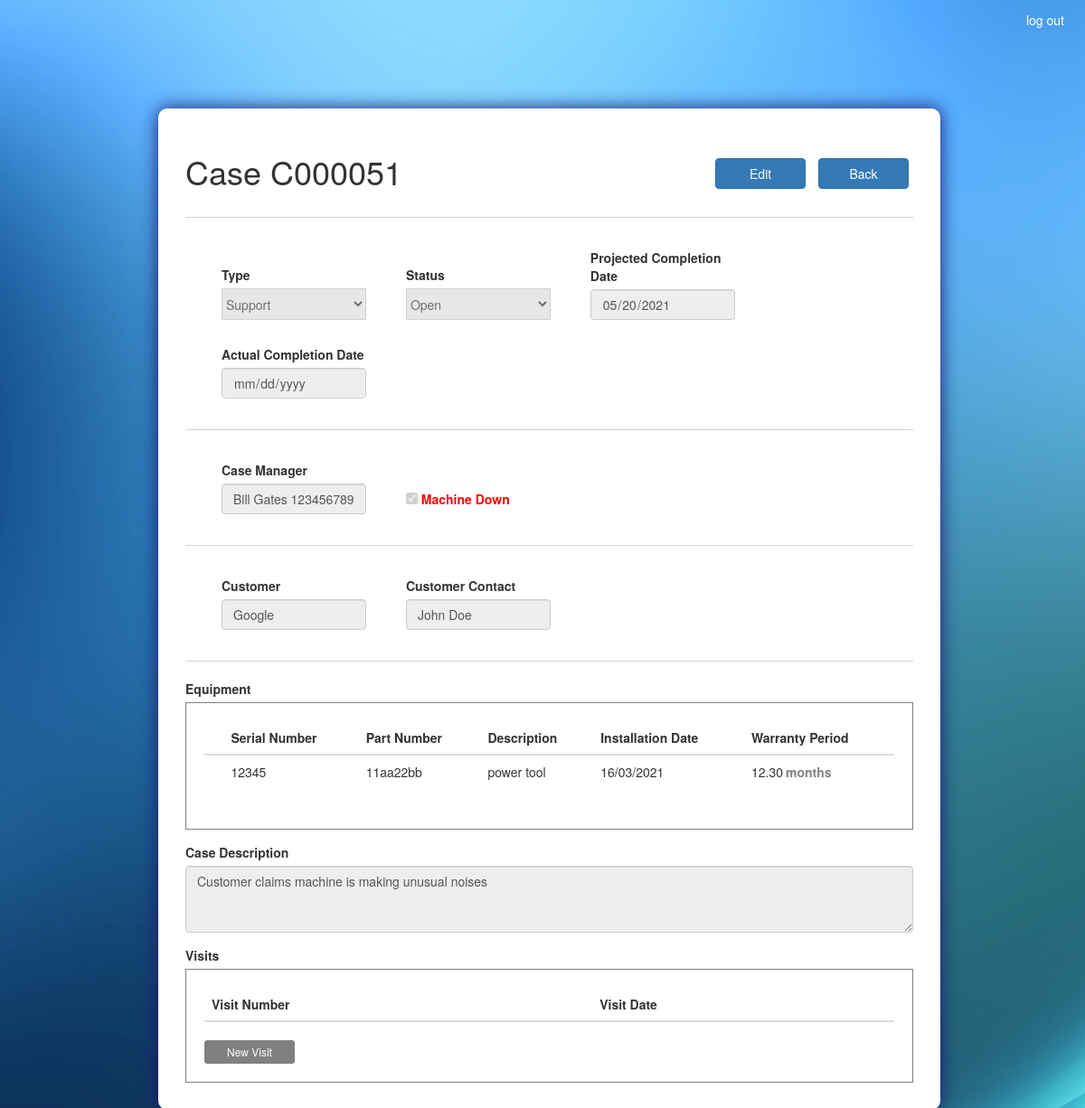
Page /case/C000051/ (signed in) on the earlier database version.
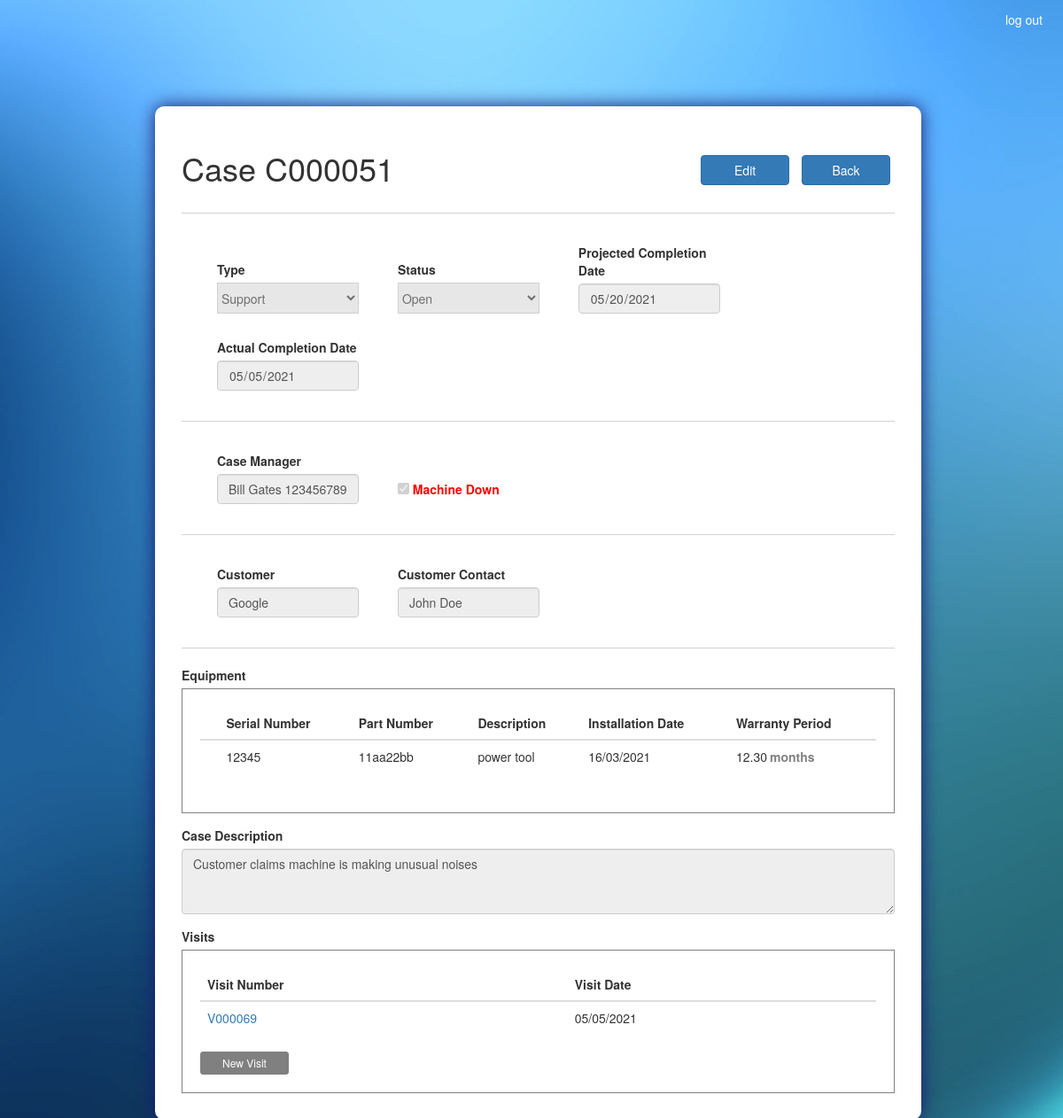
Same page on the later database version.
### ASISupport_app/models.py (models this page shows, shortened)
class Equipment(models.Model):
	equip_sn 				= models.CharField(max_length=100, primary_key=True)
	equip_pn 				= models.CharField(max_length=100)
	equip_description 		= models.TextField()
	installation_date 		= models.DateTimeField()
	warranty 				= models.DecimalField(max_digits=20, decimal_places=2) #in months
	def __str__(self):
		return self.equip_sn

class Case(models.Model):
	TYPES = (
		('Support', 'Support'),
		('Training', 'Training'),
		('Maintenance', 'Maintenance'),
		('installation','Installation')
	)
	STATUSES = (
		('Open', 'Open'),
		('Resolved', 'Resolved'),
		('Closed', 'Closed'),
		('On Hold','On Hold'),
		('Cancelled','Cancelled')
	)
	case_num 				= models.CharField(max_length=100, primary_key=True)
	case_type 				= models.CharField(max_length=100, choices=TYPES)
	status 					= models.CharField(max_length=100, choices=STATUSES)
	create_date 			= models.DateTimeField(default=timezone.now)
	target_date 			= models.DateField()
	actual_date 			= models.DateField(blank=True, null=True)
	case_manager 			= models.ForeignKey(Employee, on_delete=models.CASCADE)
	machine_down 			= models.BooleanField(default=False)
	customer 				= models.ForeignKey(Customer, on_delete=models.CASCADE)
	customer_contact 		= models.CharField(max_length=100)
	case_description 		= models.TextField()
	cancellation_reason 	= models.TextField(blank=True, null=True)
	on_hold_reason 			= models.TextField(blank=True, null=True)

class Employee(models.Model):
	employee_id 			= models.CharField(max_length=100, primary_key=True)
	first_name 				= models.CharField(max_length=100)
	last_name 				= models.CharField(max_length=100)
	def __str__(self):
		return f'{self.first_name} {self.last_name} {self.employee_id}'

class Customer(models.Model):
	customer_name 			= models.CharField(max_length=100, primary_key=True)
	def __str__(self):
		return self.customer_name

class Visit(models.Model):
	visit_num 				= models.CharField(max_length=100, primary_key=True)
	case_num 				= models.ForeignKey(Case, on_delete=models.CASCADE)
	create_date 			= models.DateTimeField(default=timezone.now)
	visit_date 				= models.DateTimeField(default = timezone.now)
	engineer 				= models.ForeignKey(Employee, on_delete=models.CASCADE)
	customer 				= models.ForeignKey(Customer, on_delete=models.CASCADE)
	customer_contact 		= models.CharField(max_length=100)
	remote 					=  models.BooleanField(default=False)
	visit_start 			= models.TimeField()
	visit_end 				= models.TimeField()
	travel_hours 			= models.DecimalField(max_digits=20, decimal_places=2, default=0.00)
	num_of_engineers 		= models.IntegerField(blank=True, null=True, default=1)
	visit_summary 			= models.TextField()

### ASISupport_app/views.py (the view, shortened to what this page needs)
# urls.py: path('case/<id>/', views.case_view, name = 'view_case'),
@login_required(login_url='/accounts/login/')
def case_view(request, id):
	state = 'view'
	if request.method == 'POST' and 'back_btn' in request.POST:
		return redirect('ASISupport_app:dashboard')
	case = Case.objects.get(case_num=id)
	visits = Visit.objects.filter(case_num=id)
	case_equipment = CaseEquipment.objects.filter(case_num=id)
	case_equipment_sn_lst = [ce.equip_sn for ce in case_equipment]
	filtered_case_equipment = Equipment.objects.filter(equip_sn__in=case_equipment_sn_lst)
	equipment = Equipment.objects.all()
	equip_sn_lst = [equip.equip_sn for equip in equipment]
	equip_pn_lst = [equip.equip_pn for equip in equipment]
	equip_description_lst = [equip.equip_description for equip in equipment]
	equip_property_lst = [{'sn':equip.equip_sn,
						 'pn':equip.equip_pn,
						 'description':equip.equip_description,
						 'date':str(datetime.strptime(str(equip.installation_date)[:19],'%Y-%m-%d %H:%M:%S').strftime('%d/%m/%Y %H:%M:%S')),
						 'warranty':str(equip.warranty)} for equip in equipment]
	types = Case.TYPES
	employees = Employee.objects.all()
	customers = Customer.objects.all()
	''' roles '''
	groups = list(request.user.groups.values_list('name',flat = True))
	''' status list by roles '''
	statuses = []
	if ('Secretary' in groups):
		statuses.extend((
						('Closed', 'Closed'),
						))
	if ('Manager' in groups):
		statuses.extend(Case.STATUSES)
	statuses = list(set(statuses))
	''' restrict permits '''
	permit_edit = ('Manager' in groups) or ('Support' in groups and case.status not in ['Resolved','Closed','Cancelled']) or ('Secretary' in groups and case.status in ['Resolved'])
	edit = False
	permit_type = False
	permit_status = False
	permit_target_date = False
	permit_actual_date = False
	permit_on_hold_reason = False
	permit_cancellation_reason = False
	permit_case_manager = False
	permit_machine_down = False
	permit_customer = False
	permit_customer_contact = False
	permit_description = False
	permit_equipment_delete = False
	permit_equipment_add = False
	return render(request, 'ASISupport_app/case.html', locals())

### templates/ASISupport_app/case.html (shortened to what the changed rows need)
<!DOCTYPE html>
{% extends "ASISupport_app/base.html" %}
{% load static %}
{% block head_block %}
	<link rel="stylesheet" type="text/css" href="{% static 'css/case.css' %}">
{% endblock %}
{% block body_block %}
	<section class="col-sm-1 col-sm-10 col-sm-1">
		{% if state == 'view' %}
			<form class="form-container" action="{% url 'ASISupport_app:view_case' case.case_num %}" method="POST" id="view_case_form" autocomplete="off">
				<h1 class="inline_it">Case {{ case.case_num }}</h1>
				<div class="action_btn">
					{% if permit_edit and not edit %}
						<button type="submit" name="edit_btn" class="btn btn-primary">Edit</button>
					{% endif %}
					<button type="submit" name="back_btn" class="btn btn-primary" formnovalidate>Back</button>
				</div>
				<hr class="solid">
				<div class="inline_it inline_spacing">
					<div>
						<label for="type">Type</label>
					</div>
					{% if not permit_type %}
						<select class="form-select select_bar" disabled>
							<option selected>{{ case.case_type }}</option>
						</select>
					{% endif %}
				</div>
				<div class="inline_it inline_spacing">
					<div>
						<label for="status">Status</label>
					</div>
					{% if not permit_status %}
						<select class="form-select select_bar" disabled>
							<option selected>{{ case.status }}</option>
						</select>
					 {% endif %}
				</div>
				<div class="inline_it inline_spacing">
					<div>
						<label class="date_bar" for="projected_date">Projected Completion Date</label>
					</div>
					<input class="form-control datepicker date_bar" {% if permit_target_date %} name="projected_date" {% endif %} type="date" value="{{ case.target_date|date:'Y-m-d' }}" {% if not permit_target_date %} readonly {% endif %} required>
				</div>
				<div class="inline_it inline_spacing last_row_object">
					<div>
						<label for="actual_date">Actual Completion Date</label>
					</div>
					<input class="form-control datepicker date_bar" {% if permit_actual_date %} name="actual_date" {% endif %} type="date" value="{{ case.actual_date|date:'Y-m-d' }}" {% if not permit_actual_date %} readonly {% endif %}>
				</div>
				<hr class="solid"  id="first_solid">
				<div class="inline_it inline_spacing">
					<div>
						<label for="case_manager">Case Manager</label>
					</div>
					{% if not permit_case_manager %}
						<input class="form-control text_bar" type="text" value="{{ case.case_manager }}" readonly>
					{% endif %}
				</div>
				<div class="form-check inline_it inline_spacing machine_down_cb last_row_object">
					<input type="checkbox" {% if permit_machine_down %} name="machine_down" {% endif %} {% if case.machine_down %} checked {% endif %} {% if not permit_machine_down %} disabled {% endif %}>
					<label for="machine_down">Machine Down</label>
				</div>
				<hr class="solid">
				<div class="inline_it inline_spacing">
					<div>
						<label for="customer">Customer</label>
					</div>
					{% if not permit_customer %}
						<input class="form-control text_bar" type="text" value="{{ case.customer }}" readonly>
					{% endif %}
				</div>
				<div class="inline_it inline_spacing last_row_object">
					<div>
						<label for="customer_contact">Customer Contact</label>
					</div>
					<input class="form-control text_bar" {% if permit_customer_contact %} name="customer_contact" {% endif %} type="text" value="{{ case.customer_contact }}" {% if not permit_customer_contact %} readonly {% endif %} required>
				</div>
				<hr class="solid">
				<div>
					<label>Equipment</label>
					<div class="object_table">
						<table class="table table-hover" id="equipment_tbl">
							<thead>
								<tr>
									<th scope="col"></th>
									<th scope="col">Serial Number</th>
						    		<th scope="col">Part Number</th>
						    		<th scope="col">Description</th>
						    		<th scope="col">Installation Date</th>
						    		<th scope="col">Warranty Period</th>
						    	</tr>
							</thead>
							{% if not permit_equipment_delete and not permit_equipment_add %}
								<tbody>
									{% for equip in filtered_case_equipment %}
											<tr>
												<td></td>
												<td>{{ equip.equip_sn }}</td>
												<td>{{ equip.equip_pn }}</td>
												<td>{{ equip.equip_description }}</td>
												<td>{{ equip.installation_date|date:'d/m/Y' }}</td>
												<td>{{ equip.warranty }}<label>months</label></td>
											</tr>
									{% endfor %}
								</tbody>
							{% endif %}
						</table>
					</div>
				</div>
				<div class="form-group description_bar">
					<label for="case_description">Case Description</label>
					<textarea class="form-control" {% if permit_description %} name="case_description" {% endif %} rows="3" {% if not permit_description %} readonly {% endif %} required>{{ case.case_description }}</textarea>
				</div>
				<div>
					<label>Visits</label>
					<div class="object_table">
						<table class="table table-hover">
							<thead>
								<tr>
						    		<th scope="col">Visit Number</th>
						    		<th scope="col">Visit Date</th>
						    	</tr>
							</thead>
							<tbody>
								{% for visit in visits %}
								<tr>
									<td><a href="{% url 'ASISupport_app:view_visit' visit.visit_num %}">{{ visit.visit_num }}</a></td>
									<td>{{ visit.visit_date|date:'d/m/Y' }}</td>
								</tr>
								{% endfor %}
							</tbody>
						</table>
						{% if 'Manager' in groups or permit_edit and case.status != 'On Hold' %}
							<a href="{% url 'ASISupport_app:new_visit' case.case_num %}" class="btn btn-primary btn-sm new_visit_btn">New Visit</a>
						{% endif %}
					</div>
				</div>
			</form>
		{% endif %}
	</section>
{% endblock %}

Differences in the rows shown:
changed Case "Support": actual_date (not shown) → "05/05/2021"
added Visit: visit_num "V000069", visit_date "05/05/2021"
